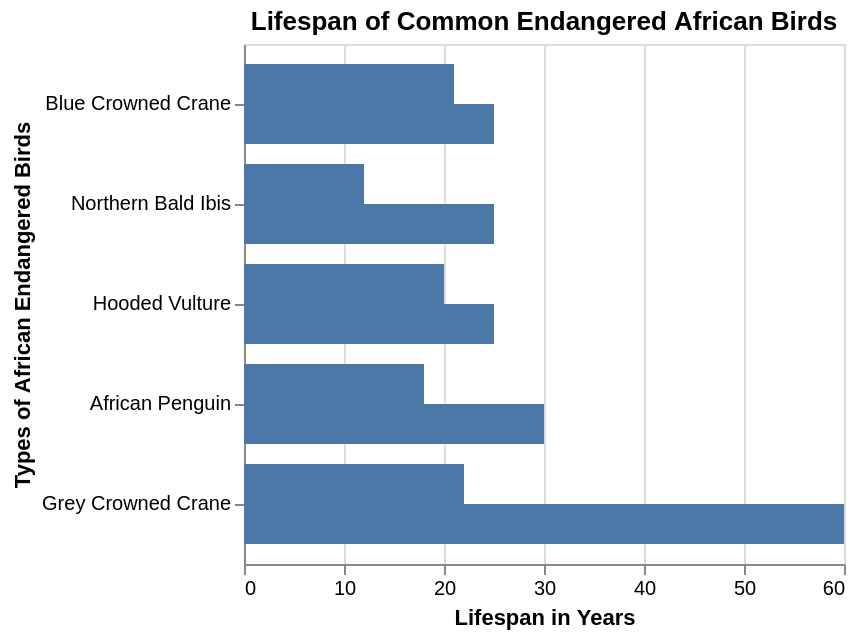

Here is the Vega-Lite specification saved for this chart:
### Vega-Lite specification from a JSON file in a GitHub repository (floating-point values rounded to 4 significant figures)
{"$schema": "https://vega.github.io/schema/vega-lite/v5.json", "description": "Lifespan of Common Endangered African Birds", "data": {"values": [{"Bird": "Grey Crowned Crane", "Lifespan": 22, "Condition": "Captive"}, {"Bird": "Grey Crowned Crane", "Lifespan": 60, "Condition": "Wild"}, {"Bird": "African Penguin", "Lifespan": 18, "Condition": "Captive"}, {"Bird": "African Penguin", "Lifespan": 30, "Condition": "Wild"}, {"Bird": "Hooded Vulture", "Lifespan": 20, "Condition": "Captive"}, {"Bird": "Hooded Vulture", "Lifespan": 25, "Condition": "Wild"}, {"Bird": "Northern Bald Ibis", "Lifespan": 12, "Condition": "Captive"}, {"Bird": "Northern Bald Ibis", "Lifespan": 25, "Condition": "Wild"}, {"Bird": "Blue Crowned Crane", "Lifespan": 21, "Condition": "Captive"}, {"Bird": "Blue Crowned Crane", "Lifespan": 25, "Condition": "Wild"}]}, "mark": "bar", "encoding": {"y": {"field": "Bird", "type": "nominal", "axis": {"title": "Types of African Endangered Birds"}, "sort": ["Blue Crowned Crane", "Northern Bald Ibis", "Hooded Vulture", "African Penguin", "Grey Crowned Crane"]}, "x": {"field": "Lifespan", "type": "quantitative", "axis": {"title": "Lifespan in Years", "style": ["solidGrid"], "staggerLabels": true}}, "texture": {"field": "Condition", "type": "nominal", "legend": {"title": "Key"}, "scale": {"domain": ["Captive", "Wild"]}}, "yOffset": {"field": "Condition"}}, "title": "Lifespan of Common Endangered African Birds"}
